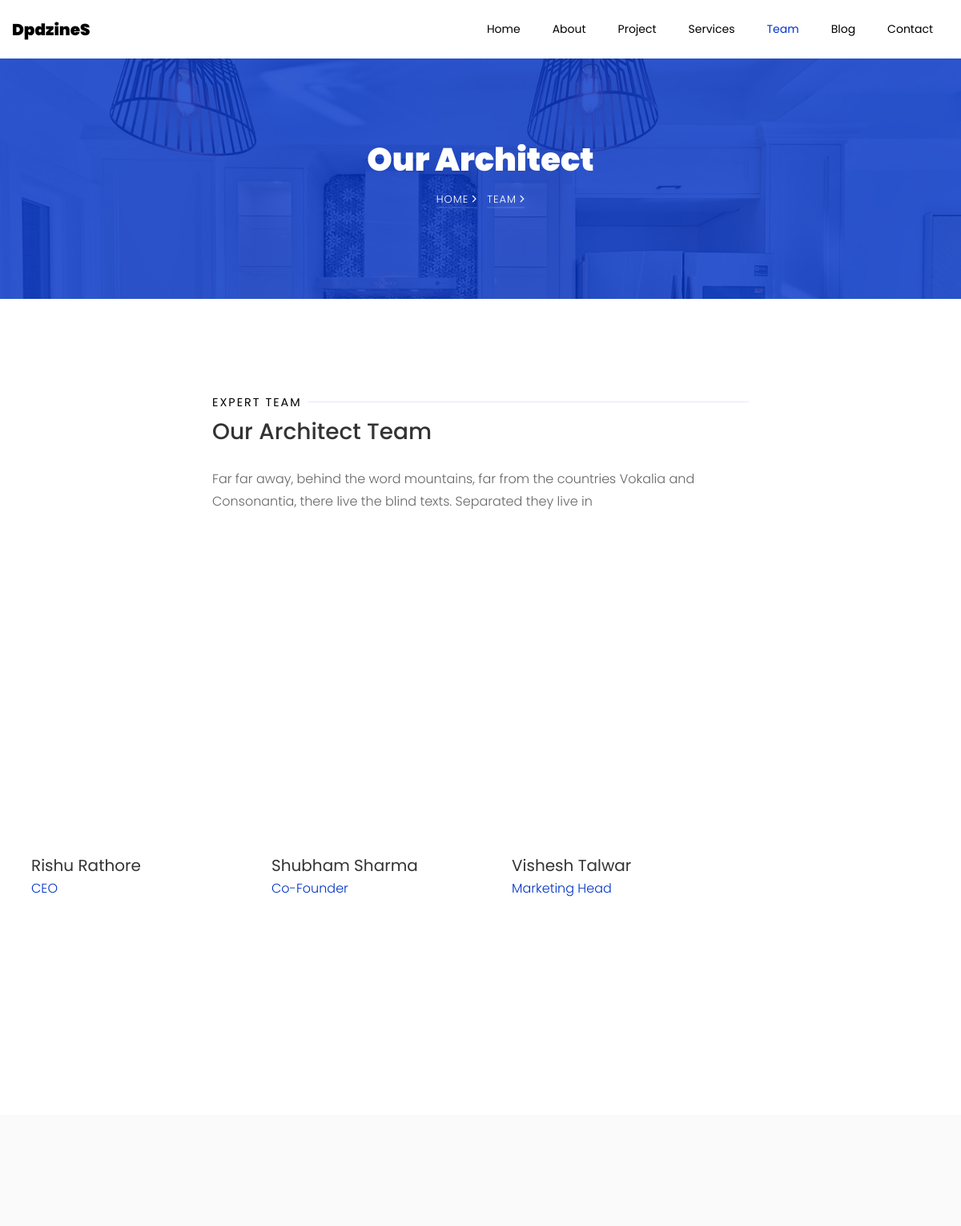
Before: /team/ (upper part) with the older database file.
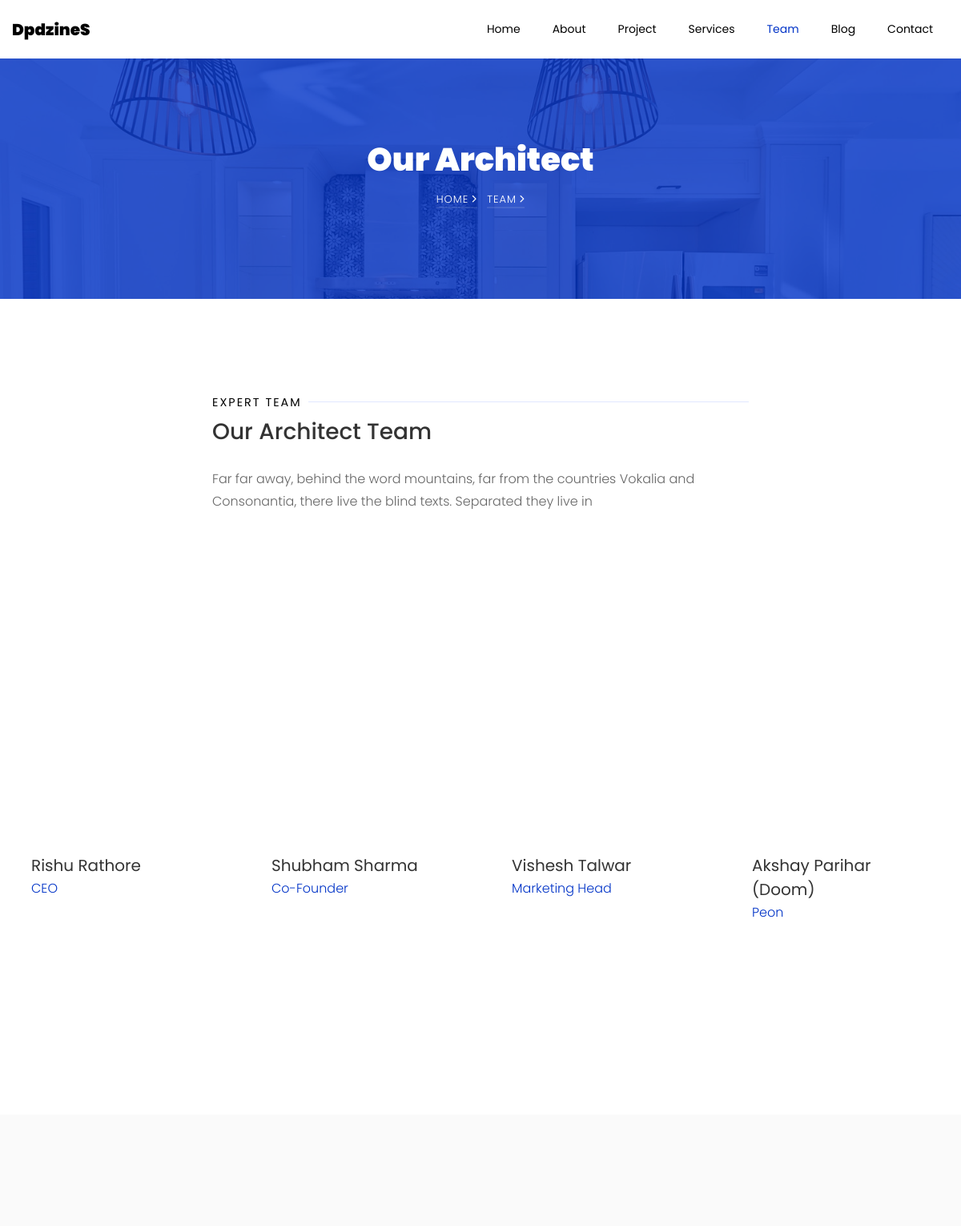
After: the same page with the newer database file.
### Content/models.py (models this page shows)
class TeamMembers(models.Model):
    mem_name = models.CharField(max_length = 30, verbose_name="Member Name")
    mem_about = models.CharField(max_length = 120, verbose_name="About Member")
    mem_post = models.CharField(max_length = 40, verbose_name="Member Post/Rank")
    mem_img = models.CharField(max_length=2000, verbose_name="Member Image")
    mem_tweet = models.CharField(max_length=2000, blank=True, default='https://twitter.com/', verbose_name="Twitter Link")
    mem_facebook = models.CharField(max_length=2000, blank=True, default='https://www.facebook.com/', verbose_name="Facebook Link")
    mem_googlep = models.CharField(max_length=2000, blank=True, default='https://www.google.com/', verbose_name="Google+ Link")
    mem_insta = models.CharField(max_length=2000, blank=True, default='https://www.instagram.com/', verbose_name="Instagram Link")
    class Meta:
        verbose_name = 'Team Member'
        verbose_name_plural = 'Team Members'

### interior_site/views.py (the view)
# urls.py: path('team/',views.team),
def team(request):
    tm_mem = TeamMembers.objects.all()
    hm_design_img = HmDesignImg.objects.all()
    return render(request, 'team.html', {"hm_design_img": hm_design_img, "tm_mem": tm_mem})

### templates/team.html (shortened to what this page needs)
{% load static %}
<!DOCTYPE html>
<html lang="en">
  <head>
    <link rel="stylesheet" href="{% static 'css/open-iconic-bootstrap.min.css' %}">
    <link rel="stylesheet" href="{% static 'css/animate.css' %}">
    <link rel="stylesheet" href="{% static 'css/owl.carousel.min.css' %}">
    <link rel="stylesheet" href="{% static 'css/owl.theme.default.min.css' %}">
    <link rel="stylesheet" href="{% static 'css/magnific-popup.css' %}">
    <link rel="stylesheet" href="{% static 'css/aos.css' %}">
    <link rel="stylesheet" href="{% static 'css/ionicons.min.css' %}">
    <link rel="stylesheet" href="{% static 'css/bootstrap-datepicker.css' %}">
    <link rel="stylesheet" href="{% static 'css/jquery.timepicker.css' %}">
    <link rel="stylesheet" href="{% static 'css/flaticon.css' %}">
    <link rel="stylesheet" href="{% static 'css/icomoon.css' %}">
    <link rel="stylesheet" href="{% static 'css/style.css' %}">
  </head>
  <body>
	  <nav class="navbar navbar-expand-lg navbar-dark ftco_navbar bg-dark ftco-navbar-light" id="ftco-navbar">
	    <div class="container">
	      <a class="navbar-brand" href="/">DpdzineS</a>
	      <div class="collapse navbar-collapse" id="ftco-nav">
	        <ul class="navbar-nav ml-auto">
	        	<li class="nav-item"><a href="/" class="nav-link">Home</a></li>
	        	<li class="nav-item"><a href="../about" class="nav-link">About</a></li>
	        	<li class="nav-item"><a href="../project" class="nav-link">Project</a></li>
	        	<li class="nav-item"><a href="../services" class="nav-link">Services</a></li>
	        	<li class="nav-item active"><a href="../team" class="nav-link">Team</a></li>
	        	<li class="nav-item"><a href="../blog" class="nav-link">Blog</a></li>
	          <li class="nav-item"><a href="../contact" class="nav-link">Contact</a></li>
	        </ul>
	      </div>
	    </div>
	  </nav>
    <section class="hero-wrap hero-wrap-2" style="background-image: url('{% static 'images/bg_1.jpg' %}');" data-stellar-background-ratio="0.5">
      <div class="overlay"></div>
      <div class="container">
        <div class="row no-gutters slider-text align-items-center justify-content-center">
          <div class="col-md-9 ftco-animate text-center">
            <h1 class="mb-2 bread">Our Architect</h1>
            <p class="breadcrumbs"><span class="mr-2"><a href="/">Home <i class="ion-ios-arrow-forward"></i></a></span> <span>Team <i class="ion-ios-arrow-forward"></i></span></p>
          </div>
        </div>
      </div>
    </section>
		<section class="ftco-section">
			<div class="container">
				<div class="row justify-content-center mb-5 pb-3">
          <div class="col-md-7 heading-section ftco-animate">
          	<span class="subheading subheading-with-line"><small class="pr-2 bg-white">Expert Team</small></span>
            <h2 class="mb-4">Our Architect Team</h2>
            <p>Far far away, behind the word mountains, far from the countries Vokalia and Consonantia, there live the blind texts. Separated they live in</p>
          </div>
        </div>
				<div class="row">
					{% for i in tm_mem %}
					<div class="col-md-6 col-lg-3 ftco-animate">
						<div class="staff">
							<div class="img" style="background-image: url({{ i.mem_img }});"></div>
							<div class="text px-4 pt-4">
								<h3>{{ i.mem_name }}</h3>
								<span class="position mb-2">{{ i.mem_post }}</span>
							</div>
						</div>
					</div>
					{% endfor %}
				</div>
			</div>
		</section>
		<section class="ftco-section bg-light">
    	<div class="container">
    		<div class="row justify-content-start mb-5 pb-2">
        </div>
    	</div>
    </section>
  </body>
</html>

Changed rows visible on the page:
added TeamMembers: mem_name "Akshay Parihar (Doom)", mem_post "Peon"
